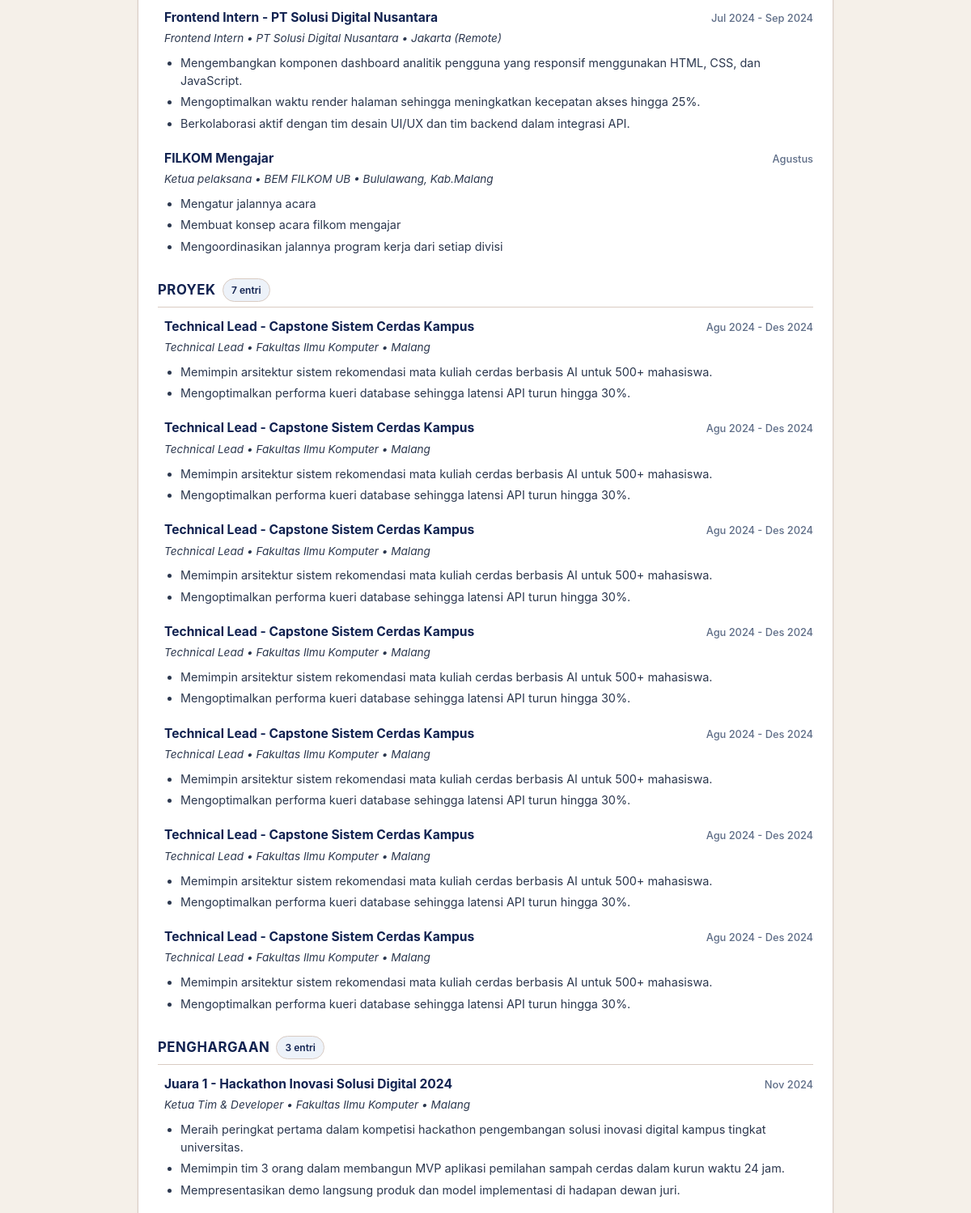
The app's page /u/1 (middle part), older data.
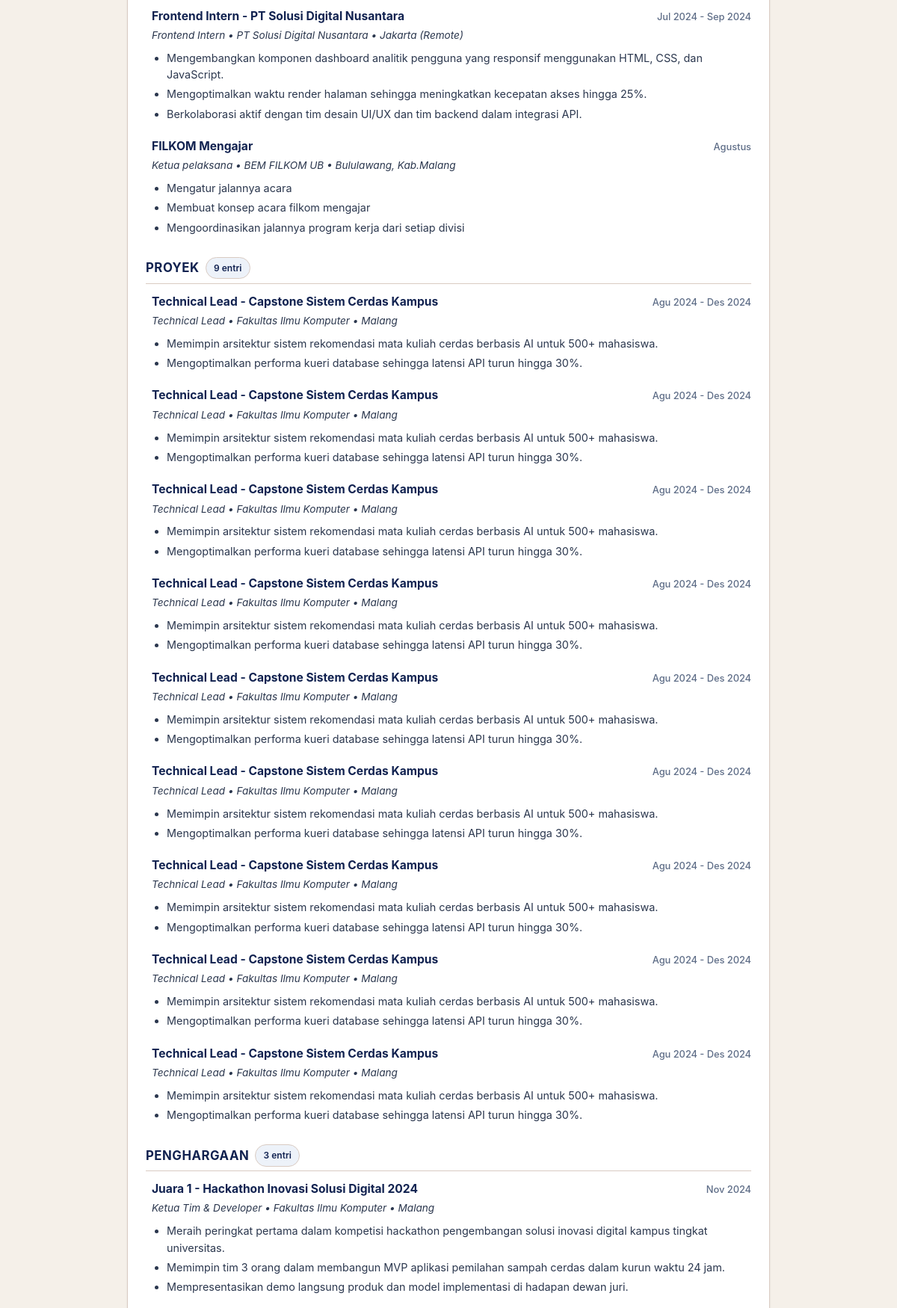
The same page, newer data.
### tables this page shows
CREATE TABLE entri_cv (
  id INTEGER PRIMARY KEY AUTOINCREMENT,
  id_pencapaian INTEGER UNIQUE NOT NULL REFERENCES pencapaian(id) ON DELETE CASCADE,
  id_bagian INTEGER NOT NULL REFERENCES bagian_cv(id), judul TEXT NOT NULL);

CREATE TABLE pencapaian (
  id INTEGER PRIMARY KEY AUTOINCREMENT,
  id_pengguna INTEGER NOT NULL REFERENCES pengguna(id),
  nama_kegiatan TEXT NOT NULL, penyelenggara TEXT, peran TEXT, periode TEXT, lokasi TEXT,
  uraian TEXT NOT NULL,
  status TEXT NOT NULL DEFAULT 'menunggu' CHECK (status IN ('menunggu','disetujui','ditolak')),
  dibuat_pada TEXT DEFAULT CURRENT_TIMESTAMP);

CREATE TABLE poin_cv (
  id INTEGER PRIMARY KEY AUTOINCREMENT,
  id_entri INTEGER NOT NULL REFERENCES entri_cv(id) ON DELETE CASCADE,
  urutan INTEGER NOT NULL, teks TEXT NOT NULL);

CREATE TABLE bagian_cv (
  id INTEGER PRIMARY KEY AUTOINCREMENT, nama TEXT UNIQUE NOT NULL);

### app.py (the view)
@app.route("/u/<int:id>")
def profil_publik_page(id):
    mhs = db.baca_pengguna(id)
    if not mhs:
        flash("Profil pengguna tidak ditemukan.", "error")
        return redirect(url_for("jelajah_page"))
    cv_data = db.baca_cv_pengguna(id, hanya_disetujui=False)
    skills = jaringan._parse_skill(mhs.get("skill"))
    user_id = session.get("user_id")
    relasi = jaringan.status_koneksi(user_id, id) if user_id else "tidak_terhubung"
    adalah_pemilik = (user_id == id)
    return render_template(
        "profil_publik.html",
        mhs=mhs,
        cv=cv_data,
        skills=skills,
        status_koneksi=relasi,
        adalah_pemilik=adalah_pemilik,
        urutan_bagian=skema.BAGIAN
    )

### app.py (called while the page is built)
@app.after_request
def add_no_cache_headers(response):
    response.headers["Cache-Control"] = "no-cache, no-store, must-revalidate, max-age=0"
    response.headers["Pragma"] = "no-cache"
    response.headers["Expires"] = "0"
    return response

@app.context_processor
def inject_waktu_server():
    return {
        "waktu_refresh": datetime.datetime.now().strftime("%H:%M:%S")
    }

### db.py (called while the page is built)
def koneksi():
    con = sqlite3.connect(DB_PATH)
    con.row_factory = sqlite3.Row
    con.execute("PRAGMA foreign_keys = ON")
    return con

def _satu(sql, args=()):
    con = koneksi()
    try:
        r = con.execute(sql, args).fetchone()
        return dict(r) if r else None
    finally:
        con.close()

def _semua(sql, args=()):
    con = koneksi()
    try:
        return [dict(r) for r in con.execute(sql, args).fetchall()]
    finally:
        con.close()

def baca_pengguna(id_pengguna):
    u = _satu("SELECT * FROM pengguna WHERE id=?", (id_pengguna,))
    if u:
        u.pop("password_hash")
    return u

### jaringan.py (called while the page is built)
def _parse_skill(skill_str):
    if not skill_str:
        return []
    return [s.strip() for s in skill_str.split(",") if s.strip()]

### templates/profil_publik.html (shortened to what this page needs)
{% extends "base.html" %}
{% block content %}
<div style="max-width: 860px; margin: 0 auto;">
  <div class="card">
    {% set total_entri = 0 %}
    {% for b in urutan_bagian %}
      {% if cv.get(b) %}
        {% set total_entri = total_entri + cv[b]|length %}
        <div style="margin-bottom: 1.75rem;">
          <div style="display: flex; align-items: center; gap: 0.5rem; margin-bottom: 0.75rem; border-bottom: 1.5px solid var(--border); padding-bottom: 0.35rem;">
            <h3 style="font-size: 1.05rem; font-weight: 700; color: var(--dark); text-transform: uppercase; letter-spacing: 0.5px; margin: 0;">
              {{ b }}
            </h3>
            <span class="badge badge-section" style="font-size: 0.75rem;">{{ cv[b]|length }} entri</span>
          </div>
          {% for item in cv[b] %}
            <div style="margin-bottom: 1.25rem; padding-left: 0.5rem;">
              <div style="display: flex; justify-content: space-between; align-items: baseline; flex-wrap: wrap; gap: 0.35rem;">
                <h4 style="font-size: 0.975rem; font-weight: 700; color: var(--dark); margin: 0;">
                  {{ item.judul }}
                </h4>
                {% if item.periode %}
                  <span style="font-size: 0.8rem; color: var(--muted); font-weight: 500;">
                    {{ item.periode }}
                  </span>
                {% endif %}
              </div>
              {% set meta_list = [] %}
              {% if item.peran %}{% set _ = meta_list.append(item.peran) %}{% endif %}
              {% if item.penyelenggara %}{% set _ = meta_list.append(item.penyelenggara) %}{% endif %}
              {% if item.lokasi %}{% set _ = meta_list.append(item.lokasi) %}{% endif %}
              {% if meta_list %}
                <p style="font-size: 0.85rem; color: var(--slate); font-style: italic; margin: 0.15rem 0 0.5rem 0;">
                  {{ meta_list|join(' • ') }}
                </p>
              {% endif %}
              {% if item.poin %}
                <ul style="margin: 0.35rem 0 0 1.25rem; padding: 0; font-size: 0.9rem; line-height: 1.55; color: var(--slate);">
                  {% for pt in item.poin %}
                    <li style="margin-bottom: 0.25rem;">{{ pt }}</li>
                  {% endfor %}
                </ul>
              {% endif %}
            </div>
          {% endfor %}
        </div>
      {% endif %}
    {% endfor %}
  </div>
</div>
{% endblock %}

Row changes from the older to the newer data that the page shows:
computed for bagian_cv "PROYEK": cv "7" → "9"
added entri_cv: judul "Technical Lead - Capstone Sistem Cerdas Kampus", periode "Agu 2024 - Des 2024", meta_list "Technical Lead • Fakultas Ilmu Komputer • Malang", shown under bagian_cv "PROYEK"
added poin_cv: teks "Memimpin arsitektur sistem rekomendasi mata kuliah cerdas berbasis AI untuk 500+ mahasiswa.", shown under "Technical Lead - Capstone Sistem Cerdas Kampus"
added poin_cv: teks "Mengoptimalkan performa kueri database sehingga latensi API turun hingga 30%.", shown under "Technical Lead - Capstone Sistem Cerdas Kampus"
added entri_cv: judul "Technical Lead - Capstone Sistem Cerdas Kampus", periode "Agu 2024 - Des 2024", meta_list "Technical Lead • Fakultas Ilmu Komputer • Malang", shown under bagian_cv "PROYEK"
added poin_cv: teks "Memimpin arsitektur sistem rekomendasi mata kuliah cerdas berbasis AI untuk 500+ mahasiswa.", shown under "Technical Lead - Capstone Sistem Cerdas Kampus"
added poin_cv: teks "Mengoptimalkan performa kueri database sehingga latensi API turun hingga 30%.", shown under "Technical Lead - Capstone Sistem Cerdas Kampus"
